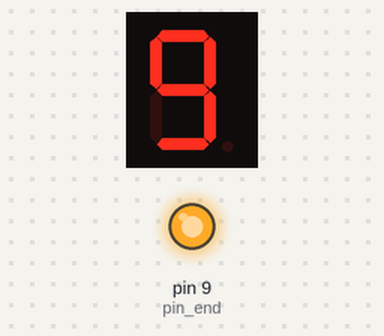
This sketch was run on a simulated Arduino Uno, built with avr-gcc and run on an emulated ATmega328P. Shown: 1-digit seven-segment display, output pins drawn as LEDs (lit = HIGH). Wiring (from diagram.json): 1-digit 7-segment display, segments lit when HIGH: segments pin 2, pin 3, pin 4, pin 5, pin 6, pin 7, pin 8. The segment pins are drawn as the display they are named for; pins used as bus, display or sensor lines are not drawn.

Above: at 0.1 s.
At 2.1 s:
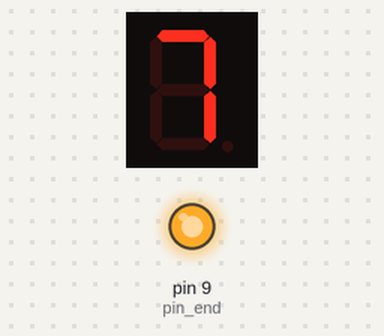
At 4.1 s:
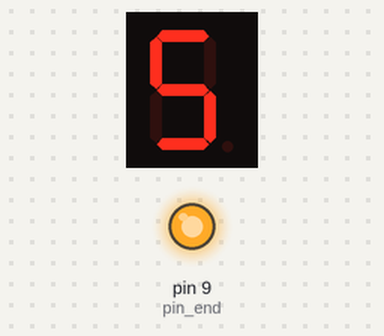
At 9.1 s:
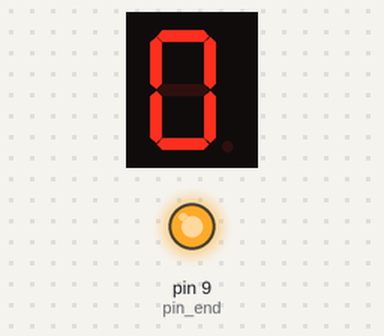
Timing chart, 0 to 10.6 s (numbered marks = the images above):
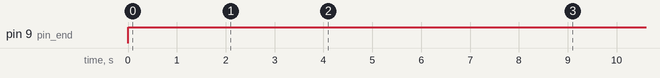

The sketch:

code_way_1.ino
```cpp
//use cathode display
//use Design 1


int pin_start = 2, pin_end = 9, displayed=0;
int pin_num[10][7] = {
  {1, 1, 1, 1, 1, 1, 0},
  {0, 1, 1, 0, 0, 0, 0},
  {1, 1, 0, 1, 1, 0, 1},
  {1, 1, 1, 1, 0, 0, 1},
  {0, 1, 1, 0, 0, 1, 1},
  {1, 0, 1, 1, 0, 1, 1},
  {1, 0, 1, 1, 1, 1, 1},
  {1, 1, 1, 0, 0, 0, 0},
  {1, 1, 1, 1, 1, 1, 1},
  {1, 1, 1, 1, 0, 1, 1}
};


void setup() {
  for (int i = pin_start ; i <= pin_end ; i++) {
    pinMode(i, OUTPUT);
  }
}


void printnum(int digit) {
  int cnt = 0;


  for (int i = pin_start ; i < pin_end ; i++) {
    int status = pin_num[digit][cnt];
    digitalWrite(i, status);
    cnt++;
  }


  digitalWrite(pin_end, HIGH);
}


void loop() {
  if(!displayed){
    for (int i = 9 ; i >= 0 ; i--) {
      printnum(i);
      delay(1000);
    }
    displayed = 1;
  }
  return;
}
```

Measured:
- by itself, pin 9 (pin_end): LOW → HIGH at 0.00 s
- what the display in image 1 shows lasts 1.0 s, from 2.0 s to 3.0 s
